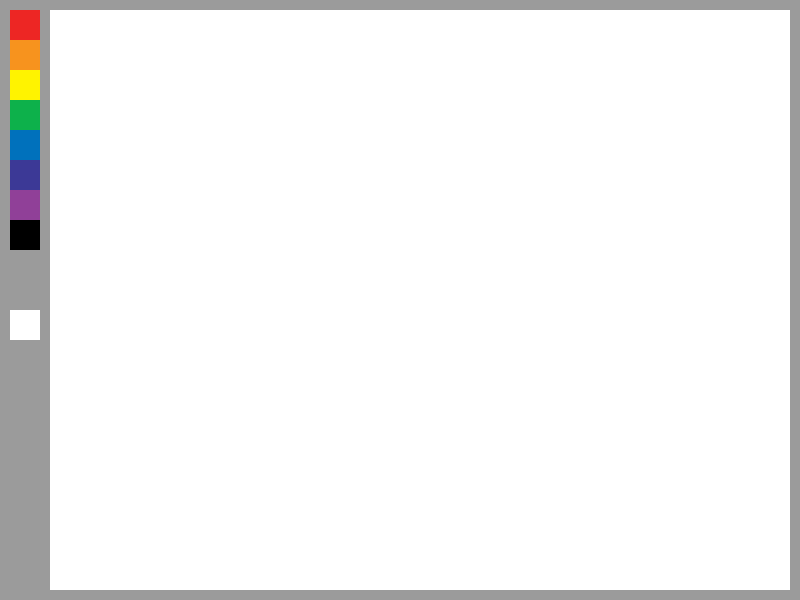
Frame 1 (no input)
Frame 60 (the mouse pressed at the canvas centre just before this capture): identical to frame 1, image omitted
Frame 120 (the mouse held since frame 60 and released just before this capture): identical to frame 1, image omitted

The Processing sketch that drew this single still picture (run headless with seeded random() and noise(); from frame 60 on, the mouse is pressed at the canvas centre):

// Processing sketch: processing_162458
// ── processing_162458.pde

int xPos = 10;
int yPos = 10;
int s = 30;


void setup() {
  noStroke();
  size(800, 600);
  background(155);
  fill(255);
  rect(50, 10, 740, 580);

  //red
  fill(237, 38, 36);
  rect(xPos, yPos, s, s);

  //orange
  fill(247, 147, 30);
  rect(xPos, yPos+s, s, s);

  //yellow
  fill(255, 243, 0);
  rect(xPos, yPos+2*s, s, s);

  //green
  fill(13, 177, 75);
  rect(xPos, yPos+3*s, s, s);

  //blue
  fill(0, 113, 188);
  rect(xPos, yPos+4*s, s, s);

  //navy
  fill(60, 57, 150);
  rect(xPos, yPos+5*s, s, s);

  //purple
  fill(144, 64, 152);
  rect(xPos, yPos+6*s, s, s);

  fill(0);
  rect(xPos, yPos+7*s, s, s);

 fill(255);
  rect(xPos, yPos+10*s, s, s);
}

void draw() {
  if (mousePressed) {
    if (mouseX > 50 && mouseX < 780 && mouseY > 20 && mouseY < 580) {
      line (pmouseX, pmouseY, mouseX, mouseY);
    }
    if (mouseX > xPos && mouseX < xPos+s && mouseY > yPos && mouseY < yPos+s) {
      stroke(237, 38, 36);
      strokeWeight(5);
    }
    if (mouseX > xPos && mouseX < xPos+s && mouseY > yPos+s && mouseY < yPos+s+s) {
      stroke(247, 147, 30);
      strokeWeight(5);
    }
    if (mouseX > xPos && mouseX < xPos+s && mouseY > yPos+s+s && mouseY < yPos+s+s+s) {
      stroke(255, 243, 0);
      strokeWeight(5);
    }
    if (mouseX > xPos && mouseX < xPos+s && mouseY > yPos+s+s+s && mouseY < yPos+s+s+s+s) {
      stroke(13, 177, 75);
      strokeWeight(5);
    }
    if (mouseX > xPos && mouseX < xPos+s && mouseY > yPos+4*s && mouseY < yPos+5*s) {
      stroke(0, 113, 188);
      strokeWeight(5);
    }
    if (mouseX > xPos && mouseX < xPos+s && mouseY > yPos+5*s && mouseY < yPos+6*s) {
      stroke(60, 57, 150);
      strokeWeight(5);
    }
    if (mouseX > xPos && mouseX < xPos+s && mouseY > yPos+6*s && mouseY < yPos+7*s) {
      stroke(144, 64, 152);
      strokeWeight(5);
    }
    if (mouseX > xPos && mouseX < xPos+s && mouseY > yPos+7*s && mouseY < yPos+8*s) {
      stroke(0);
      strokeWeight(5);
    }
       if (mouseX > xPos && mouseX < xPos+s && mouseY > yPos+10*s && mouseY < yPos+11*s) {
      stroke(255);
      strokeWeight(15);
       }
  }
}
